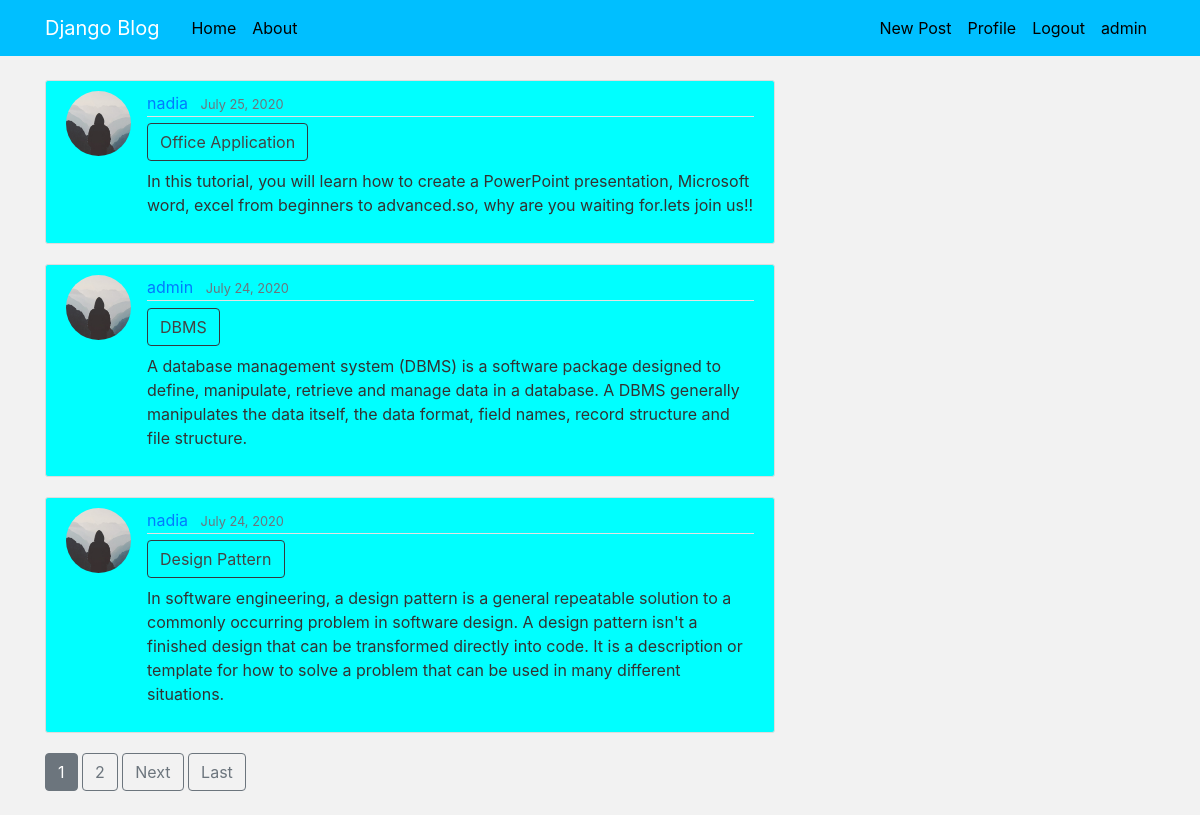
The app's page / (signed in) with its own data.
### blog/models.py (models this page shows, shortened)
class Post(models.Model):
    title = models.CharField(max_length=100)
    content = models.TextField()
    date_posted = models.DateTimeField(default=timezone.now)
    author = models.ForeignKey(User, on_delete=models.CASCADE)

### users/models.py (models this page shows, shortened)
class Profile(models.Model):
    user = models.OneToOneField(User, on_delete=models.CASCADE)
    image = models.ImageField(default='default.jpg', upload_to='profile_pics')

### blog/views.py (the view)
# urls.py: path('', PostListView.as_view(), name='blog_home'),
class PostListView(ListView):
    model = Post
    template_name = 'home.html'  # <app>/<model>_<viewtype>.html
    context_object_name = 'posts'
    ordering = ['-date_posted']
    paginate_by = 3

### templates/home.html (shortened to what this page needs)
{% extends "base.html" %}
{% block content %}
    {% for post in posts %}
        <article class="media content-section" style="background-color: aqua">
        <img class="rounded-circle article-img" src="{{ post.author.profile.image.url }}">
          <div class="media-body">
            <div class="article-metadata">
              <a class="mr-2 " href="#">{{ post.author }}</a>
              <small class="text-muted">{{ post.date_posted|date:"F d, Y" }}</small>
            </div>
            <h2><a class="article-title btn btn-outline-dark" href="{% url 'post-detail' post.id %}">{{ post.title }}</a></h2>
            <p class="article-content">{{ post.content }}</p>
          </div>
        </article>
    {% endfor %}
    {% if is_paginated %}
      {% for num in page_obj.paginator.page_range %}
        {% if page_obj.number == num %}
          <a class="btn btn-secondary mb-4" href="?page={{ num }}">{{ num }}</a>
        {% elif num > page_obj.number|add:'-3' and num < page_obj.number|add:'3' %}
          <a class="btn btn-outline-secondary mb-4" href="?page={{ num }}">{{ num }}</a>
        {% endif %}
      {% endfor %}
      {% if page_obj.has_next %}
        <a class="btn btn-outline-secondary mb-4" href="?page={{ page_obj.next_page_number }}">Next</a>
        <a class="btn btn-outline-secondary mb-4" href="?page={{ page_obj.paginator.num_pages }}">Last</a>
      {% endif %}
    {% endif %}
{% endblock content %}

### templates/base.html (shortened to what this page needs)
{% load static %}
<!DOCTYPE html>
<html>
<head>
    <link rel="stylesheet" href="https://maxcdn.bootstrapcdn.com/bootstrap/4.0.0/css/bootstrap.min.css">
    <link rel="stylesheet" type="text/css" href="{% static 'main.css' %}">
</head>
<body>
    <header class="site-header">
      <nav class="navbar navbar-expand-md navbar-dark bg-steel fixed-top">
        <div class="container">
          <a class="navbar-brand mr-4" href="{% url 'blog_home' %}">Django Blog</a>
          <div class="collapse navbar-collapse" id="navbarToggle">
            <div class="navbar-nav mr-auto">
              <a class="nav-item nav-link" href="{% url 'blog_home' %}">Home</a>
              <a class="nav-item nav-link" href="{% url 'blog_about' %}">About</a>
            </div>
            <div class="navbar-nav">
             {% if user.is_authenticated %}
                 <a class="nav-item nav-link" href="{% url 'post-create' %}">New Post</a>
                <a class="nav-item nav-link" href="{% url 'profile' %}">Profile</a>
                <a class="nav-item nav-link" href="{% url 'logout' %}">Logout</a>
                 <a class="nav-item nav-link">{{ user.username }}</a>
              {% else %}
                <a class="nav-item nav-link" href="{% url 'login' %}">Login</a>
                <a class="nav-item nav-link" href="{% url 'register' %}">Register</a>
              {% endif %}
            </div>
          </div>
        </div>
      </nav>
    </header>
    <main role="main" class="container">
      <div class="row">
        <div class="col-md-8">
          {% block content %}{% endblock %}
        </div>
      </div>
    </main>
</body>
</html>

### static/main.css (style rules this page uses)
body { background: #f2f2f2; color: #333333; margin-top: 5rem; }
h1, h2, h3, h4, h5, h6 { color: #444444; }
.bg-steel { background-color: deepskyblue; }
.site-header .navbar-nav .nav-link { color: black; }
.content-section { background: #ffffff; padding: 10px 20px; border: 1px solid #dddddd; border-radius: 3px; margin-bottom: 20px; }
.article-title { color: #444444; }
.article-content { white-space: pre-line; }
.article-img { height: 65px; width: 65px; margin-right: 16px; }
.article-metadata { padding-bottom: 1px; margin-bottom: 4px; border-bottom: 1px solid #e3e3e3 }

### records on screen
Post: author.profile.image (placeholder picture), author "nadia", date_posted "July 25, 2020", title "Office Application", content "In this tutorial, you will learn how to create a PowerPoint presentation, Microsoft word, excel from beginners to advanced.so, why are you waiting for.lets join us!!"
Post: author.profile.image (placeholder picture), author "admin", date_posted "July 24, 2020", title "DBMS", content "A database management system (DBMS) is a software package designed to define, manipulate, retrieve and manage data in a database. A DBMS generally manipulates the data itself, the data format, field names, record structure and file structure."
Post: author.profile.image (placeholder picture), author "nadia", date_posted "July 24, 2020", title "Design Pattern", content "In software engineering, a design pattern is a general repeatable solution to a commonly occurring problem in software design. A design pattern isn't a finished design that can be transformed directly into code. It is a description or template for how to solve a problem that can be used in many different situations."

### other values on screen
{{ user.username }} "admin"
{{ num }} "1"
{{ num }} "2"
